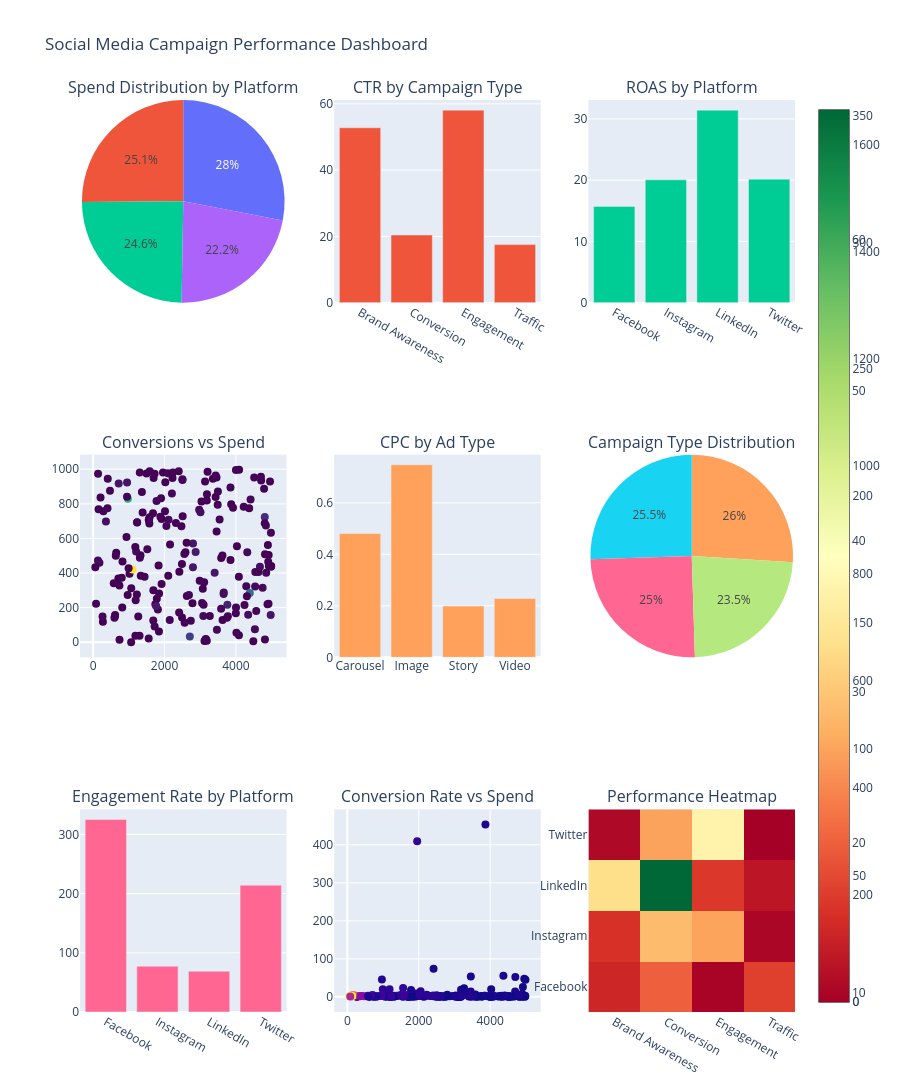

Here is the notebook cell this chart was saved with:
### Code cell
import pandas as pd
import numpy as np
import matplotlib.pyplot as plt
import seaborn as sns
import plotly.express as px
import plotly.graph_objects as go
from plotly.subplots import make_subplots

np.random.seed(42)

def generate_social_media_data(n_campaigns=200):
    platforms = ['Instagram', 'Facebook', 'Twitter', 'LinkedIn']
    campaign_types = ['Brand Awareness', 'Conversion', 'Engagement', 'Traffic']
    ad_types = ['Image', 'Video', 'Carousel', 'Story']
    
    data = []
    
    for i in range(n_campaigns):
        platform = np.random.choice(platforms)
        campaign_type = np.random.choice(campaign_types)
        ad_type = np.random.choice(ad_types)
        
        impressions = np.random.randint(1000, 500000)
        reach = int(impressions * np.random.uniform(0.3, 0.8))
        clicks = np.random.randint(50, 50000)
        engagements = np.random.randint(100, 100000)
        spend = np.random.uniform(50, 5000)
        conversions = np.random.randint(0, 1000)
        
        ctr = (clicks / impressions) * 100 if impressions > 0 else 0
        cpc = spend / clicks if clicks > 0 else 0
        cpe = spend / engagements if engagements > 0 else 0
        conversion_rate = (conversions / clicks) * 100 if clicks > 0 else 0
        roas = (conversions * 50) / spend if spend > 0 else 0
        
        data.append({
            'campaign_id': f'CMP_{i+1:03d}',
            'platform': platform,
            'campaign_type': campaign_type,
            'ad_type': ad_type,
            'impressions': impressions,
            'reach': reach,
            'clicks': clicks,
            'engagements': engagements,
            'spend': round(spend, 2),
            'conversions': conversions,
            'ctr': round(ctr, 2),
            'cpc': round(cpc, 2),
            'cpe': round(cpe, 2),
            'conversion_rate': round(conversion_rate, 2),
            'roas': round(roas, 2)
        })
    
    return pd.DataFrame(data)

campaign_df = generate_social_media_data()

class SocialMediaAnalyzer:
    def __init__(self, df):
        self.df = df
    
    def performance_summary(self):
        total_spend = self.df['spend'].sum()
        total_clicks = self.df['clicks'].sum()
        total_conversions = self.df['conversions'].sum()
        total_impressions = self.df['impressions'].sum()
        
        avg_ctr = (total_clicks / total_impressions) * 100
        avg_cpc = total_spend / total_clicks
        overall_roas = (total_conversions * 50) / total_spend
        
        summary = {
            'Total Spend': f'${total_spend:,.2f}',
            'Total Clicks': f'{total_clicks:,}',
            'Total Conversions': f'{total_conversions:,}',
            'Total Impressions': f'{total_impressions:,}',
            'Average CTR': f'{avg_ctr:.2f}%',
            'Average CPC': f'${avg_cpc:.2f}',
            'Overall ROAS': f'{overall_roas:.2f}x'
        }
        
        return summary
    
    def platform_comparison(self):
        platform_stats = self.df.groupby('platform').agg({
            'spend': 'sum',
            'clicks': 'sum',
            'conversions': 'sum',
            'impressions': 'sum',
            'ctr': 'mean',
            'roas': 'mean'
        }).round(2)
        
        platform_stats['cpc'] = platform_stats['spend'] / platform_stats['clicks']
        return platform_stats

def create_social_media_dashboard(df):
    fig = make_subplots(
        rows=3, cols=3,
        subplot_titles=(
            'Spend Distribution by Platform', 'CTR by Campaign Type',
            'ROAS by Platform', 'Conversions vs Spend',
            'CPC by Ad Type', 'Campaign Type Distribution',
            'Engagement Rate by Platform', 'Conversion Rate vs Spend', 'Performance Heatmap'
        ),
        specs=[
            [{"type": "pie"}, {"type": "bar"}, {"type": "bar"}],
            [{"type": "scatter"}, {"type": "bar"}, {"type": "pie"}],
            [{"type": "bar"}, {"type": "scatter"}, {"type": "heatmap"}]
        ]
    )
    
    platform_spend = df.groupby('platform')['spend'].sum()
    fig.add_trace(
        go.Pie(labels=platform_spend.index, values=platform_spend.values),
        row=1, col=1
    )
    
    ctr_by_type = df.groupby('campaign_type')['ctr'].mean()
    fig.add_trace(
        go.Bar(x=ctr_by_type.index, y=ctr_by_type.values),
        row=1, col=2
    )
    
    roas_by_platform = df.groupby('platform')['roas'].mean()
    fig.add_trace(
        go.Bar(x=roas_by_platform.index, y=roas_by_platform.values),
        row=1, col=3
    )
    
    fig.add_trace(
        go.Scatter(x=df['spend'], y=df['conversions'], mode='markers',
                  marker=dict(size=8, color=df['ctr'], colorscale='Viridis', showscale=True)),
        row=2, col=1
    )
    
    cpc_by_ad_type = df.groupby('ad_type')['cpc'].mean()
    fig.add_trace(
        go.Bar(x=cpc_by_ad_type.index, y=cpc_by_ad_type.values),
        row=2, col=2
    )
    
    type_distribution = df['campaign_type'].value_counts()
    fig.add_trace(
        go.Pie(labels=type_distribution.index, values=type_distribution.values),
        row=2, col=3
    )
    
    df['engagement_rate'] = (df['engagements'] / df['reach']) * 100
    engagement_by_platform = df.groupby('platform')['engagement_rate'].mean()
    fig.add_trace(
        go.Bar(x=engagement_by_platform.index, y=engagement_by_platform.values),
        row=3, col=1
    )
    
    fig.add_trace(
        go.Scatter(x=df['spend'], y=df['conversion_rate'], mode='markers',
                  marker=dict(size=8, color=df['roas'], colorscale='Plasma', showscale=True)),
        row=3, col=2
    )
    
    heatmap_data = df.pivot_table(values='roas', index='platform', columns='campaign_type', aggfunc='mean')
    fig.add_trace(
        go.Heatmap(z=heatmap_data.values, x=heatmap_data.columns, y=heatmap_data.index,
                  colorscale='RdYlGn'),
        row=3, col=3
    )
    
    fig.update_layout(height=1200, title_text="Social Media Campaign Performance Dashboard", showlegend=False)
    return fig

analyzer = SocialMediaAnalyzer(campaign_df)

print("PERFORMANCE SUMMARY")
print("=" * 50)
summary = analyzer.performance_summary()
for key, value in summary.items():
    print(f"{key}: {value}")

print("\nPLATFORM PERFORMANCE")
print("=" * 50)
platform_stats = analyzer.platform_comparison()
print(platform_stats)

print("\nTOP 5 CAMPAIGNS BY ROAS")
print("=" * 50)
top_campaigns = campaign_df.nlargest(5, 'roas')[['campaign_id', 'platform', 'campaign_type', 'roas', 'spend', 'conversions']]
print(top_campaigns.to_string(index=False))

dashboard = create_social_media_dashboard(campaign_df)
dashboard.show()

def calculate_kpis(df):
    kpis = {}
    
    kpis['Overall CTR'] = f"{(df['clicks'].sum() / df['impressions'].sum() * 100):.2f}%"
    kpis['Overall Conversion Rate'] = f"{(df['conversions'].sum() / df['clicks'].sum() * 100):.2f}%"
    kpis['Average CPC'] = f"${(df['spend'].sum() / df['clicks'].sum()):.2f}"
    kpis['Average ROAS'] = f"{(df['roas'].mean()):.2f}x"
    kpis['Engagement Rate'] = f"{(df['engagements'].sum() / df['reach'].sum() * 100):.2f}%"
    kpis['Cost per Engagement'] = f"${(df['spend'].sum() / df['engagements'].sum()):.2f}"
    
    return kpis

def performance_insights(df):
    insights = []
    
    best_platform_roas = df.groupby('platform')['roas'].mean().idxmax()
    worst_platform_roas = df.groupby('platform')['roas'].mean().idxmin()
    insights.append(f"Best performing platform by ROAS: {best_platform_roas}")
    insights.append(f"Platform needing optimization: {worst_platform_roas}")
    
    best_type_ctr = df.groupby('campaign_type')['ctr'].mean().idxmax()
    insights.append(f"Highest CTR campaign type: {best_type_ctr}")
    
    most_efficient_cpc = df.groupby('platform')['cpc'].mean().idxmin()
    insights.append(f"Most cost-efficient platform: {most_efficient_cpc}")
    
    best_ad_type_engagement = df.groupby('ad_type')['engagement_rate'].mean().idxmax()
    insights.append(f"Best performing ad type: {best_ad_type_engagement}")
    
    return insights

print("\nKEY PERFORMANCE INDICATORS")
print("=" * 50)
kpis = calculate_kpis(campaign_df)
for kpi, value in kpis.items():
    print(f"{kpi}: {value}")

print("\nACTIONABLE INSIGHTS")
print("=" * 50)
insights = performance_insights(campaign_df)
for insight in insights:
    print(f"- {insight}")

print("\nRECOMMENDATIONS")
print("=" * 50)
print("1. Reallocate budget towards higher ROAS platforms")
print("2. Optimize underperforming campaign types")
print("3. Focus on improving CTR through better ad creatives")
print("4. Implement A/B testing for low-performing platforms")
print("5. Analyze top performing campaigns for best practices")

campaign_df.to_csv('social_media_campaign_data.csv', index=False)
print("\nData exported to social_media_campaign_data.csv")

### Figure 1 — Plotly figure (JSON) as saved in the notebook; plotly's stock layout.template omitted (floating-point values rounded to 4 significant figures; data arrays with more than 128 entries replaced by an {"elided": "..."} marker saying what was removed)
{"data": [{"domain": {"x": [0, 0.2889], "y": [0.7778, 1]}, "labels": ["Facebook", "Instagram", "LinkedIn", "Twitter"], "type": "pie", "values": [115300.0, 145400.0, 127700.0, 130200.0]}, {"type": "bar", "x": ["Brand Awareness", "Conversion", "Engagement", "Traffic"], "xaxis": "x", "y": [52.78, 20.42, 58.1, 17.52], "yaxis": "y"}, {"type": "bar", "x": ["Facebook", "Instagram", "LinkedIn", "Twitter"], "xaxis": "x2", "y": [15.71, 20.04, 31.42, 20.16], "yaxis": "y2"}, {"marker": {"color": {"elided": "200 float values"}, "colorscale": [[0, "#440154"], [0.1111, "#482878"], [0.2222, "#3e4989"], [0.3333, "#31688e"], [0.4444, "#26828e"], [0.5556, "#1f9e89"], [0.6667, "#35b779"], [0.7778, "#6ece58"], [0.8889, "#b5de2b"], [1, "#fde725"]], "showscale": true, "size": 8}, "mode": "markers", "type": "scatter", "x": {"elided": "200 float values"}, "xaxis": "x3", "y": {"elided": "200 int values"}, "yaxis": "y3"}, {"type": "bar", "x": ["Carousel", "Image", "Story", "Video"], "xaxis": "x4", "y": [0.4809, 0.7475, 0.1992, 0.2283], "yaxis": "y4"}, {"domain": {"x": [0.7111, 1], "y": [0.3889, 0.6111]}, "labels": ["Traffic", "Conversion", "Engagement", "Brand Awareness"], "type": "pie", "values": [52, 51, 50, 47]}, {"type": "bar", "x": ["Facebook", "Instagram", "LinkedIn", "Twitter"], "xaxis": "x5", "y": [325.2, 77.45, 68.82, 214.2], "yaxis": "y5"}, {"marker": {"color": {"elided": "200 float values"}, "colorscale": [[0, "#0d0887"], [0.1111, "#46039f"], [0.2222, "#7201a8"], [0.3333, "#9c179e"], [0.4444, "#bd3786"], [0.5556, "#d8576b"], [0.6667, "#ed7953"], [0.7778, "#fb9f3a"], [0.8889, "#fdca26"], [1, "#f0f921"]], "showscale": true, "size": 8}, "mode": "markers", "type": "scatter", "x": {"elided": "200 float values"}, "xaxis": "x6", "y": {"elided": "200 float values"}, "yaxis": "y6"}, {"colorscale": [[0, "rgb(165,0,38)"], [0.1, "rgb(215,48,39)"], [0.2, "rgb(244,109,67)"], [0.3, "rgb(253,174,97)"], [0.4, "rgb(254,224,139)"], [0.5, "rgb(255,255,191)"], [0.6, "rgb(217,239,139)"], [0.7, "rgb(166,217,106)"], [0.8, "rgb(102,189,99)"], [0.9, "rgb(26,152,80)"], [1, "rgb(0,104,55)"]], "type": "heatmap", "x": ["Brand Awareness", "Conversion", "Engagement", "Traffic"], "xaxis": "x7", "y": ["Facebook", "Instagram", "LinkedIn", "Twitter"], "yaxis": "y7", "z": [[14.04, 20.01, 9.924, 16.9], [15.27, 28.82, 26.27, 10.2], [32.95, 68.6, 16.13, 12.17], [10.47, 26.11, 36.76, 9.408]]}], "layout": {"annotations": [{"font": {"size": 16}, "showarrow": false, "text": "Spend Distribution by Platform", "x": 0.1444, "xanchor": "center", "xref": "paper", "y": 1, "yanchor": "bottom", "yref": "paper"}, {"font": {"size": 16}, "showarrow": false, "text": "CTR by Campaign Type", "x": 0.5, "xanchor": "center", "xref": "paper", "y": 1, "yanchor": "bottom", "yref": "paper"}, {"font": {"size": 16}, "showarrow": false, "text": "ROAS by Platform", "x": 0.8556, "xanchor": "center", "xref": "paper", "y": 1, "yanchor": "bottom", "yref": "paper"}, {"font": {"size": 16}, "showarrow": false, "text": "Conversions vs Spend", "x": 0.1444, "xanchor": "center", "xref": "paper", "y": 0.6111, "yanchor": "bottom", "yref": "paper"}, {"font": {"size": 16}, "showarrow": false, "text": "CPC by Ad Type", "x": 0.5, "xanchor": "center", "xref": "paper", "y": 0.6111, "yanchor": "bottom", "yref": "paper"}, {"font": {"size": 16}, "showarrow": false, "text": "Campaign Type Distribution", "x": 0.8556, "xanchor": "center", "xref": "paper", "y": 0.6111, "yanchor": "bottom", "yref": "paper"}, {"font": {"size": 16}, "showarrow": false, "text": "Engagement Rate by Platform", "x": 0.1444, "xanchor": "center", "xref": "paper", "y": 0.2222, "yanchor": "bottom", "yref": "paper"}, {"font": {"size": 16}, "showarrow": false, "text": "Conversion Rate vs Spend", "x": 0.5, "xanchor": "center", "xref": "paper", "y": 0.2222, "yanchor": "bottom", "yref": "paper"}, {"font": {"size": 16}, "showarrow": false, "text": "Performance Heatmap", "x": 0.8556, "xanchor": "center", "xref": "paper", "y": 0.2222, "yanchor": "bottom", "yref": "paper"}], "height": 1200, "showlegend": false, "title": {"text": "Social Media Campaign Performance Dashboard"}, "xaxis": {"anchor": "y", "domain": [0.3556, 0.6444]}, "xaxis2": {"anchor": "y2", "domain": [0.7111, 1]}, "xaxis3": {"anchor": "y3", "domain": [0, 0.2889]}, "xaxis4": {"anchor": "y4", "domain": [0.3556, 0.6444]}, "xaxis5": {"anchor": "y5", "domain": [0, 0.2889]}, "xaxis6": {"anchor": "y6", "domain": [0.3556, 0.6444]}, "xaxis7": {"anchor": "y7", "domain": [0.7111, 1]}, "yaxis": {"anchor": "x", "domain": [0.7778, 1]}, "yaxis2": {"anchor": "x2", "domain": [0.7778, 1]}, "yaxis3": {"anchor": "x3", "domain": [0.3889, 0.6111]}, "yaxis4": {"anchor": "x4", "domain": [0.3889, 0.6111]}, "yaxis5": {"anchor": "x5", "domain": [0, 0.2222]}, "yaxis6": {"anchor": "x6", "domain": [0, 0.2222]}, "yaxis7": {"anchor": "x7", "domain": [0, 0.2222]}}}
